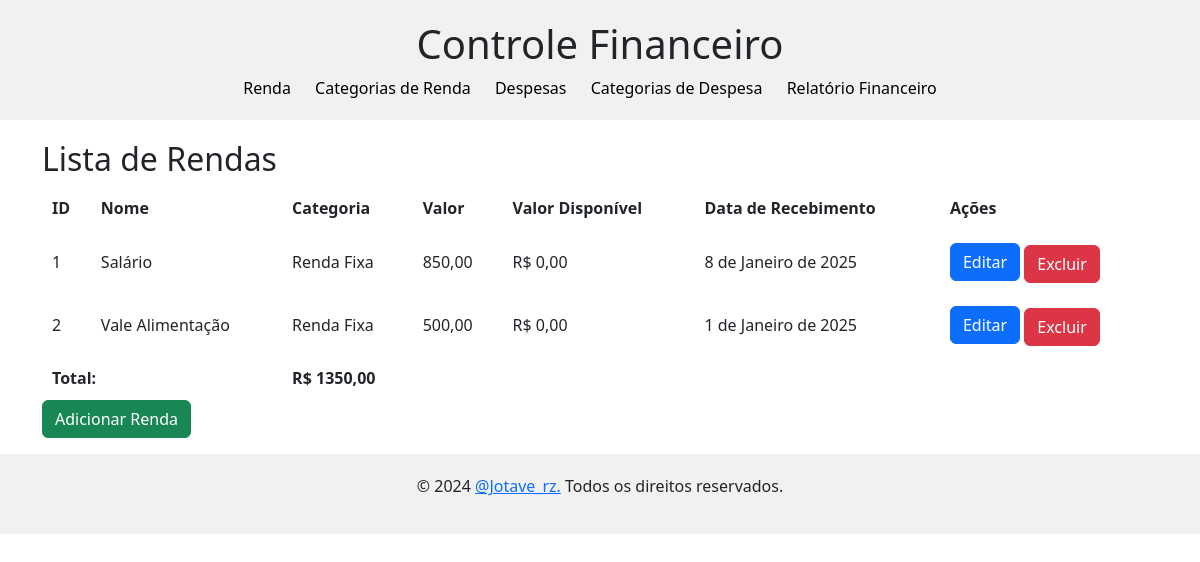
Page /renda/ on the earlier database version.
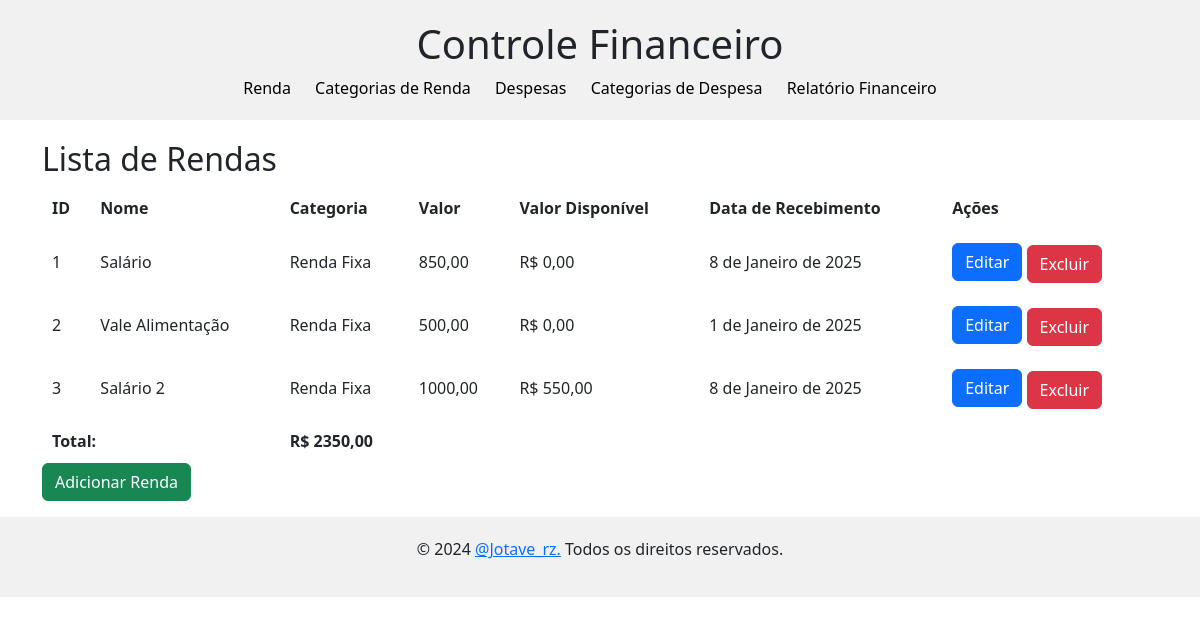
Same page on the later database version.
### renda/models.py (models this page shows, shortened)
class Renda(models.Model):
    nome = models.CharField(max_length=100, verbose_name="Nome da Renda")
    categoria = models.ForeignKey('categoria_renda.CategoriaRenda', on_delete=models.SET_NULL, null=True)
    valor = models.DecimalField(max_digits=10, decimal_places=2, verbose_name="Valor")
    valor_disponivel = models.DecimalField(max_digits=10, decimal_places=2, verbose_name="Valor Disponível", default=0.00)
    data_recebimento = models.DateField(verbose_name="Data de Recebimento")

### categoria_renda/models.py (models this page shows)
class CategoriaRenda(models.Model):
    nome = models.CharField(max_length=100, unique=True)
    def __str__(self):
        return self.nome

### renda/views.py (the view)
# urls.py: path('', RendaListView.as_view(), name='renda-list'),
class RendaListView(ListView):
    model = Renda
    template_name = 'renda_list.html'
    def get_context_data(self, **kwargs):
        context = super().get_context_data(**kwargs)
        context['soma_rendas'] = Renda.objects.aggregate(total=Sum('valor'))['total'] or 0
        return context

### renda/templates/renda_list.html (shortened to what this page needs)
{% extends 'base.html' %}
{% block body %}
<h2>Lista de Rendas</h2>
<table>
    <thead>
        <tr>
            <th>ID</th>
            <th>Nome</th>
            <th>Categoria</th>
            <th>Valor</th>
            <th>Valor Disponível</th>
            <th>Data de Recebimento</th>
            <th>Ações</th>
        </tr>
    </thead>
    <tbody>
        {% for renda in object_list %}
        <tr>
            <td>{{ renda.id }}</td>
            <td>{{ renda.nome }}</td>
            <td>{{ renda.categoria }}</td>
            <td>{{ renda.valor }}</td>
            <td>R$ {{ renda.valor_disponivel }}</td>
            <td>{{ renda.data_recebimento }}</td>
            <td>
                <button type="button" class="btn btn-primary">
                    <a href="{% url 'renda-update' renda.id %}" style="text-decoration: none; color: white;">Editar</a>
                </button>
                <button type="button" class="btn btn-danger" style="margin-top: 5px;">
                    <a href="{% url 'renda-delete' renda.id %}" style="text-decoration: none; color: white;">Excluir</a>
                </button>
            </td>
        </tr>
        {% empty %}
        <tr>
            <td colspan="5">Nenhuma renda encontrada.</td>
        </tr>
        {% endfor %}
    </tbody>
    <tfoot>
        <tr>
            <td colspan="2"><strong>Total:</strong></td>
            <td colspan="3"><strong>R$ {{ soma_rendas|floatformat:2 }}</strong></td>
        </tr>
    </tfoot>
</table>
<button type="button" class="btn btn-success">
    <a href="{% url 'renda-create' %}" style="text-decoration: none; color: white;">Adicionar Renda</a>
</button>
{% endblock %}

Differences in the rows shown:
added Renda: id "3", nome "Salário 2", categoria "Renda Fixa", valor "1000,00", valor_disponivel "550,00", data_recebimento "8 de Janeiro de 2025"
Other differences:
{{ soma_rendas|floatformat:2 }}: "1350,00" → "2350,00"
